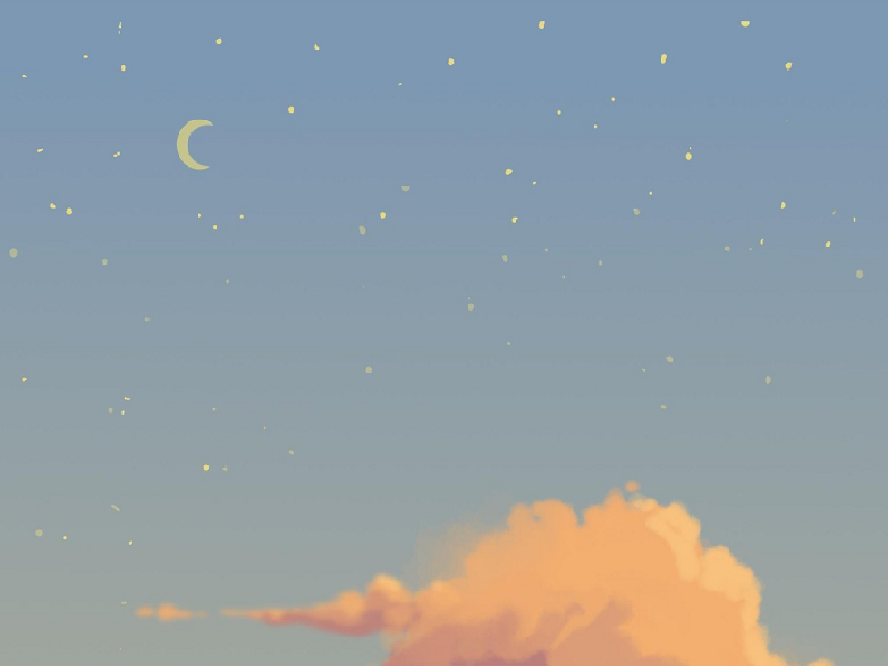
#> input picture images/theme4.png, 888 x 666 px, found by its file name; the run also reads 1 picture not shown here
$ python PitChess.py
#> lines starting #> are read from the running program, lines starting #| are printed output that depends on the picture; after the words box and inside, x2 and y2 are one past the last pixel; in counts of white or black regions, pixels touching at a corner belong together
import os
import cv2
import numpy as np
import copy
from tkinter import messagebox, simpledialog
import sys
sys.path.append("robot1.py")
sys.path.append("robot2.py")


# [81 lines left out: functions color, isunblocked, onMouse1, onMouse2, putbrick, not called in this run]
#放砖模式中的鼠标回调函数：拖动鼠标左键显示预览，松开完成放置

isrunning = True
if os.path.exists("data") == False:
    name = simpledialog.askstring("Welcome!", "Your name is:                             ")
    if name == None or name == "":
        name = "unnamed player"
    theme = cv2.imread(r"images\theme4.png")
#> theme is the input picture: shape (666, 888, 3); mean B, G, R 165.3, 158.3, 147.4
    helptext = cv2.imread(r"images\Help.png")
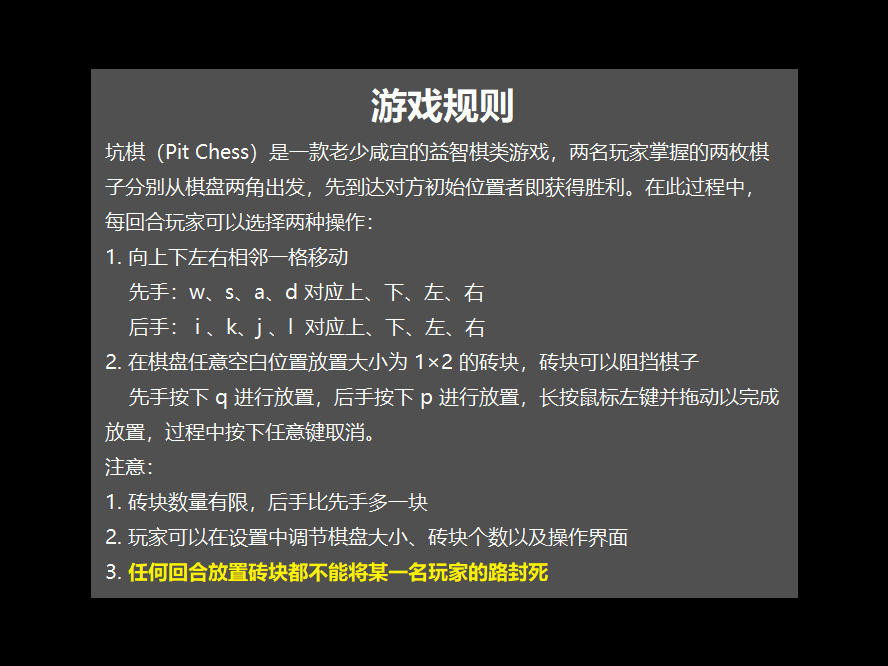
#> input picture images/Help.png, 888 x 666 px, found by its file name
#> helptext is the input picture: shape (666, 888, 3); mean B, G, R 57.5, 59.3, 59.4
    for i in range(8):
        screen = cv2.addWeighted(theme, 0.5, helptext, i * 0.1, 0)
        cv2.imshow("Pit Chess", screen)
        cv2.waitKey(30)
#> this loop made 8 passes
#> pass 1, `screen = cv2.addWeighted(theme, 0.5, helptext, i * 0.1, 0)`:
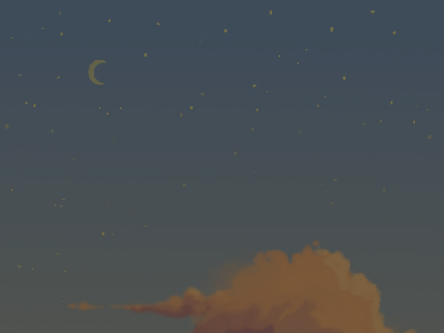
#> screen: shape (666, 888, 3) (shown at 1/2 size); mean B, G, R 82.8, 79.1, 73.7
#> pass 3, `screen = cv2.addWeighted(theme, 0.5, helptext, i * 0.1, 0)`:
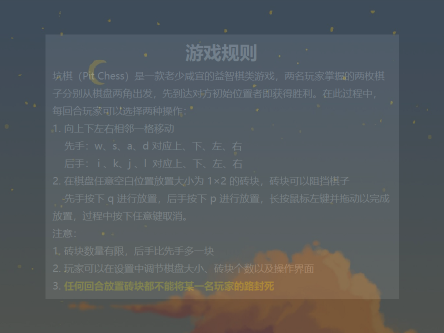
#> screen: shape (666, 888, 3) (shown at 1/2 size); mean B, G, R 94.3, 91, 85.6
    screen = cv2.addWeighted(theme, 0.5, helptext, 0.8, 0)
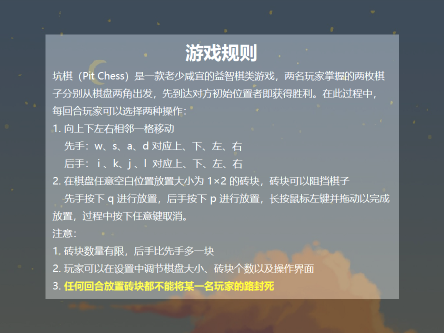
#> screen: shape (666, 888, 3) (shown at 1/2 size); mean B, G, R 127.7, 125.6, 120.4
    cv2.putText(screen, "Press any key to continue.", (10, 656), cv2.FONT_HERSHEY_TRIPLEX, 0.7, (100, 200, 200), 1, cv2.LINE_AA)
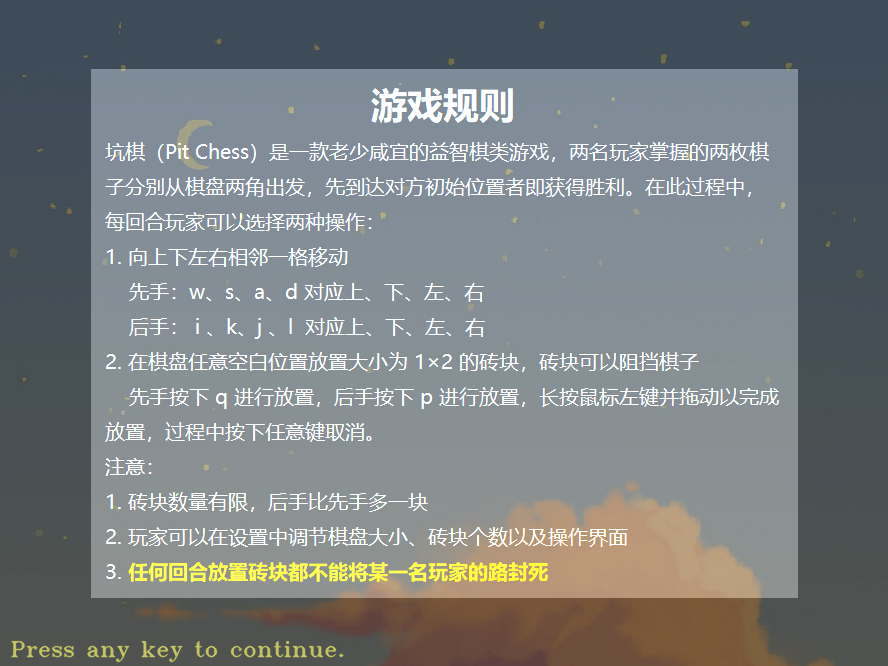
#> screen: shape (666, 888, 3); 0.41% of pixels changed, all inside (x1, y1, x2, y2) = (11, 640, 344, 663)
    cv2.imshow("Pit Chess", screen)
    cv2.waitKey(0)
    os.mkdir("data")
    os.mkdir(fr"data\{name}")
    with open(fr"data\{name}\Record.txt", "w+") as record:
        record.write("0\n0")
    with open(fr"data\{name}\Data.txt", "w+") as data:
        data.write("10\n3\n100 40\n180 130\n4")
    gamemode = 3
    robotturn = 2
    robotmode = 1
else:
    name = os.listdir("data")[0]
    gamemode = 0
#识别是否是新手，如果是则进入新手教程

while isrunning:
    starttext = cv2.imread(r"images\Gamestart.png")
#> (the rest of the program and of its run is left out)
